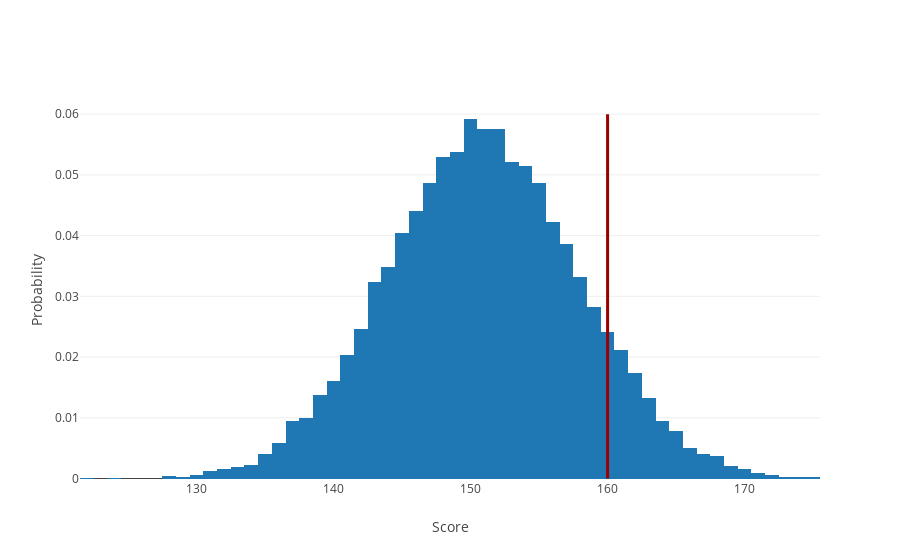

Here is the notebook cell this chart was saved with:
### Code cell
data = [go.Histogram(x=test_data, histnorm='probability')]

layout = go.Layout(
    shapes = [
        {
            'type': 'line',
            'x0': 160,
            'y0': 0,
            'x1': 160,
            'y1': 0.06,
            'line': {
                'color': 'rgb(155, 0, 0)',
                'width': 3,
            },
        }
    ],
    xaxis=dict(title="Score"),
    yaxis=dict(title="Probability")
)

fig = go.Figure(data = data, layout = layout)
iplot(fig)

### Figure 1 — Plotly figure (JSON) as saved in the notebook; plotly's stock layout.template omitted (floating-point values rounded to 4 significant figures; data arrays with more than 128 entries replaced by an {"elided": "..."} marker saying what was removed)
{"data": [{"histnorm": "probability", "type": "histogram", "uid": "cf7e7c6c-d725-11e8-842d-f0189801d286", "x": {"elided": "10000 int values"}}], "layout": {"shapes": [{"line": {"color": "rgb(155, 0, 0)", "width": 3}, "type": "line", "x0": 160, "x1": 160, "y0": 0, "y1": 0.06}], "xaxis": {"title": "Score"}, "yaxis": {"title": "Probability"}}}
